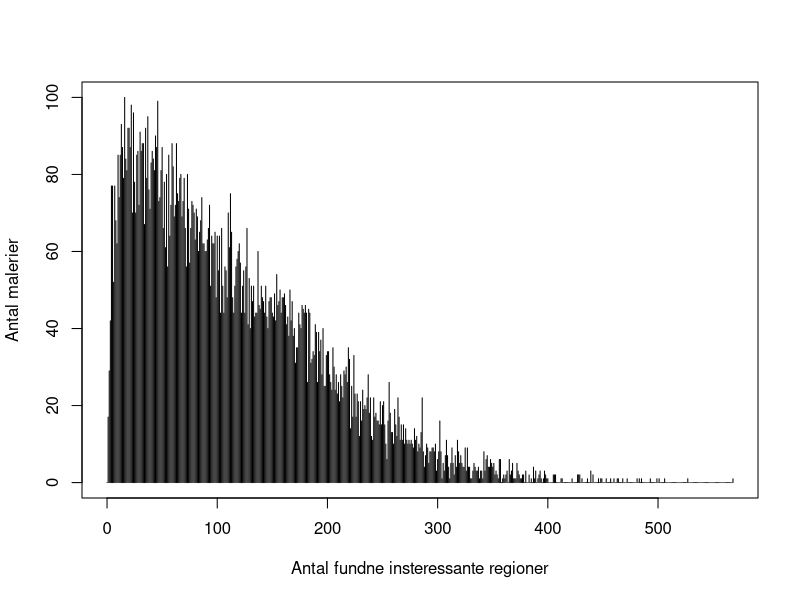
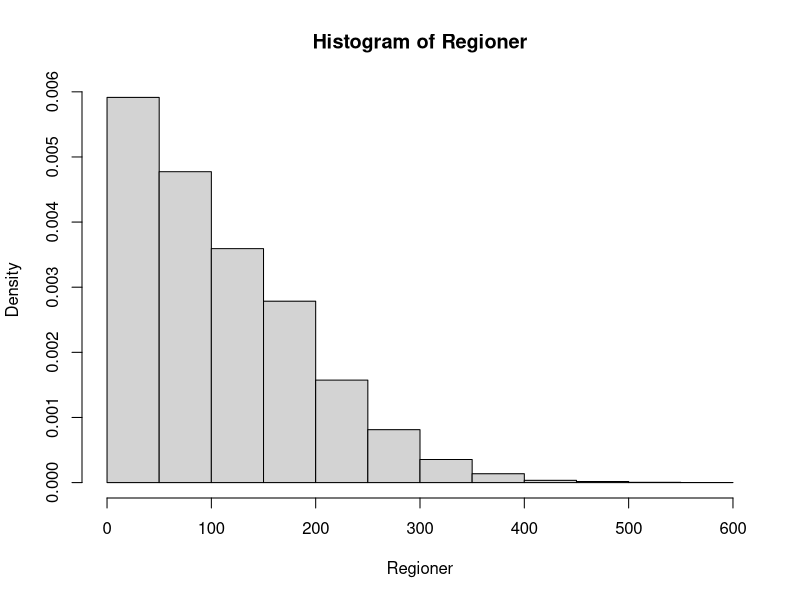

Here is the R script that generated these plots, in order:
#!/usr/bin/env Rscript
#

d0 <- read.table("csv/totalRegions.csv", sep=",", header=TRUE);
prod = d0$interessante.regioner*d0$antal;
#barplot(d0$antal,beside=TRUE, names=d0$interessante.regioner,cex.names=1)
#print("Middelværdi");
#print(mean(d0$antal));
#print("Standardafvigelse");
#print(sd(d0$antal));
print(sum(prod)/sum(d0$antal));

Regioner = c();
pos = 1;
start = 1;
for (i in d0$antal) {
    stop = start + i;
    s = seq(start, stop);
    for (j in s) {
        Regioner[j] = d0$interessante.regioner[pos];
    }
    pos = pos + 1;
    start = stop;
}
Regioner <- Regioner[1:length(Regioner) - 1];
print(Regioner);
print(length(Regioner));
print(sum(d0$antal));
print("Middelværdi");
print(mean(Regioner));
print("Standardafvigelse");
print(sd(Regioner));

# Plot
png("billeder/totalregions.png");
d0$antal[1] = 0;
plot(d0$interessante.regioner, d0$antal, "h", ylab="Antal malerier", xlab="Antal fundne insteressante regioner");
dev.off();

png("billeder/hist_totalregions.png");
hist(Regioner, nclass=15, prob=TRUE);
#yval = seq(1,600);
#fval <- dnorm(yval, mean=mean(obs), sd=sd(obs));
#points(yval, fval, type="l");
dev.off();
